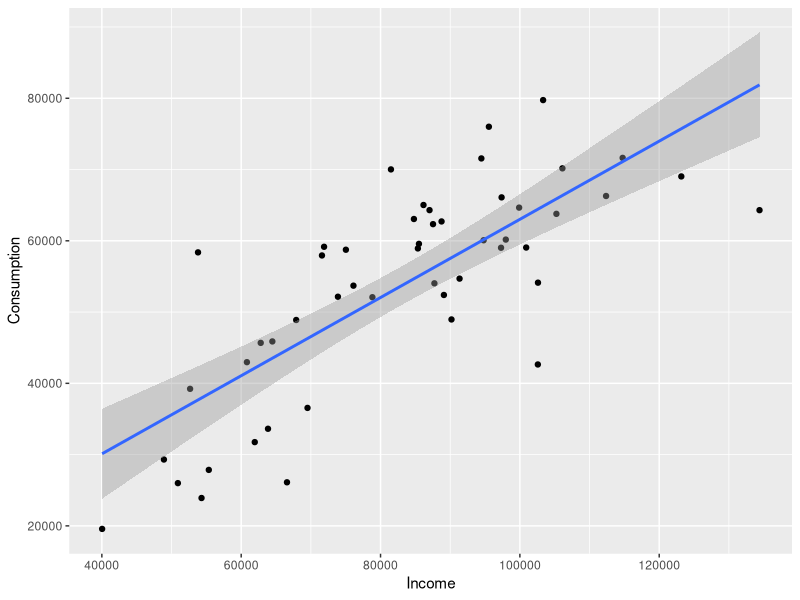
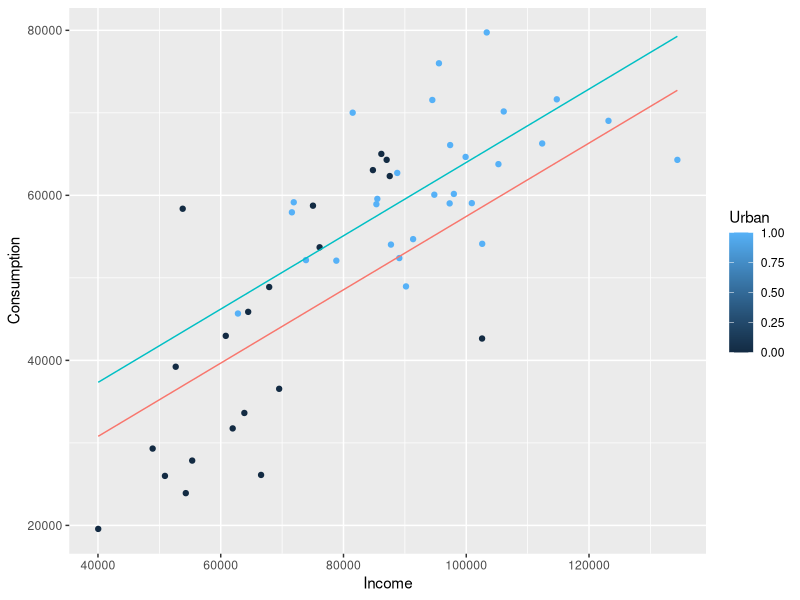
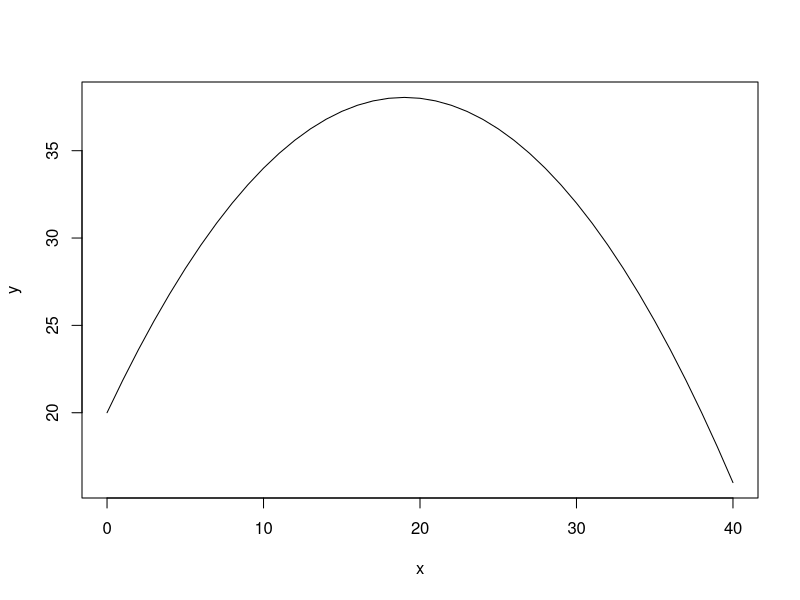
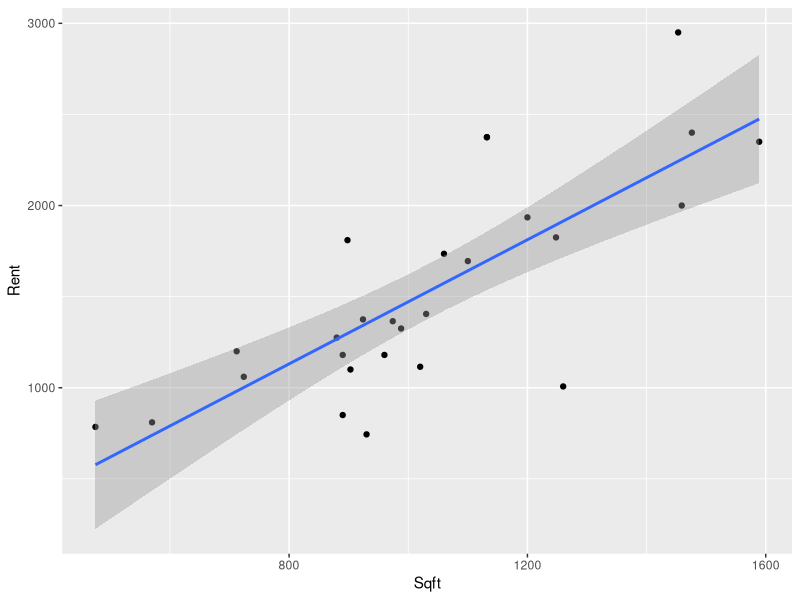
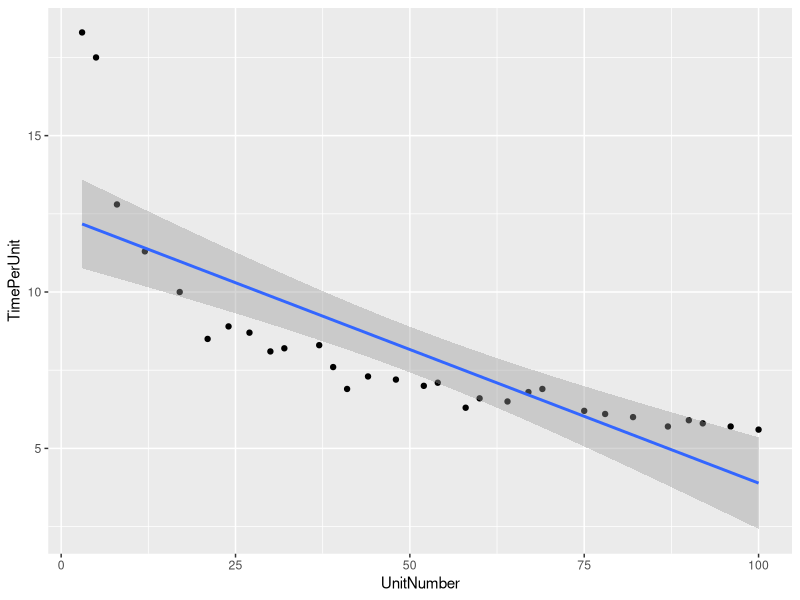
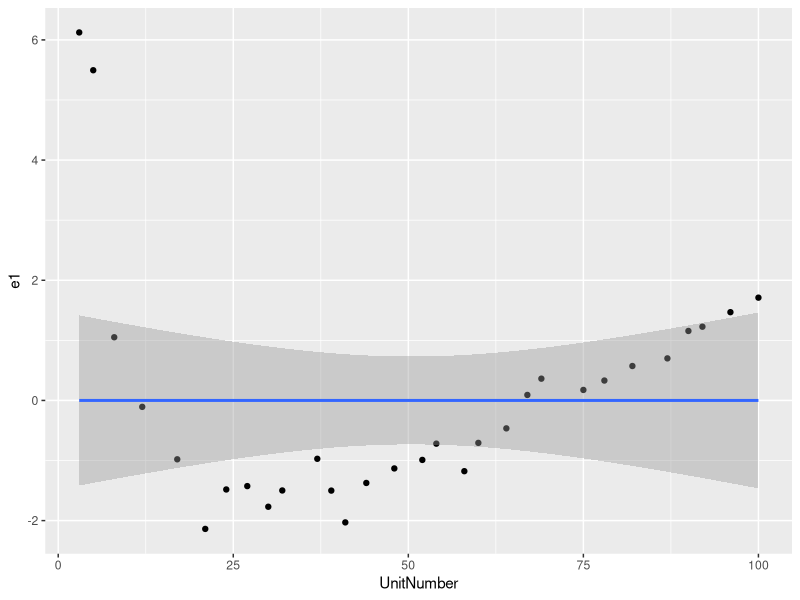
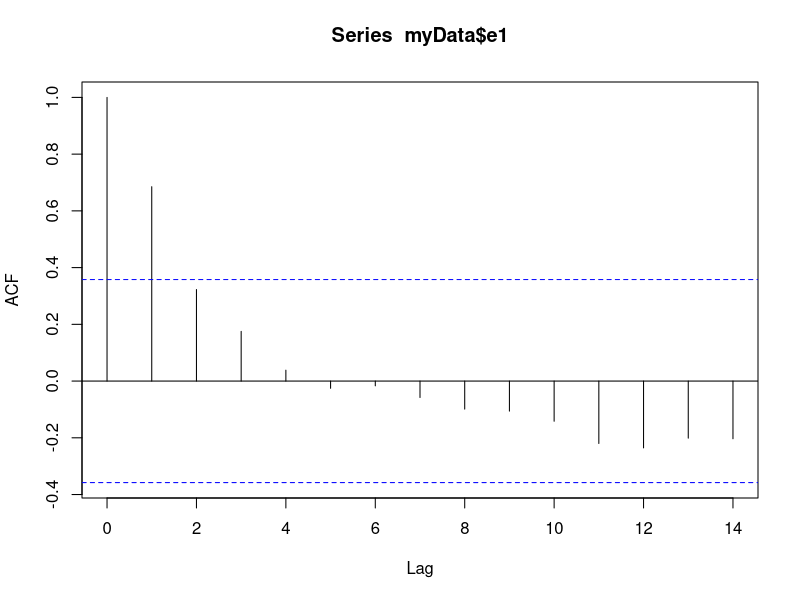
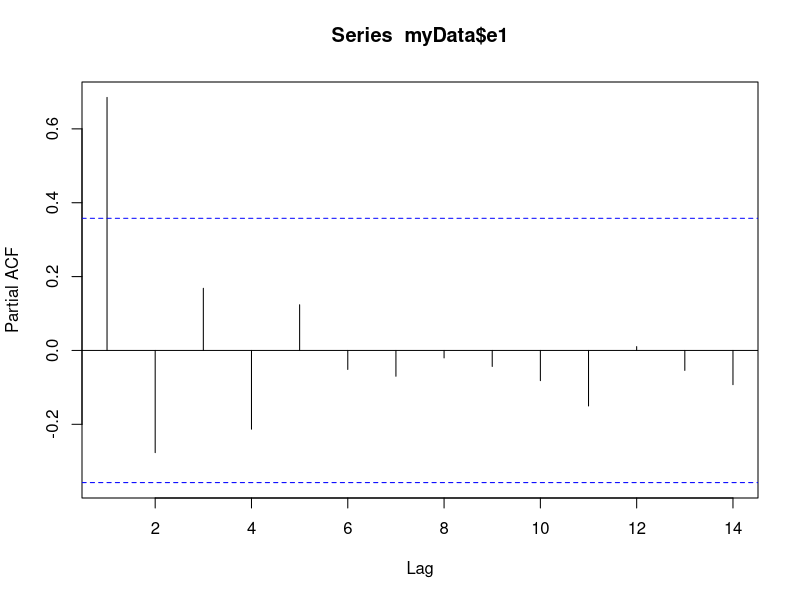

These charts were generated, in order, by the following R code:
## ---- chunk 1
library(ggplot2)
library(readxl)
setwd("C:/Users/timma/Documents/GitHub/FIN6572Fall2020/Problem Sets/Ch7")
## ---- chunk 2
myData = read_xlsx("Ch7_Q4_Data_File.xlsx")
## ---- chunk 3
Model1 <- lm(y ~ x + d1 + d2, data = myData)
summary(Model1)
## ---- chunk 4
Model2 <- lm(y ~ x + d1 + d2 + d1*d2, data = myData)
summary(Model2)
## ---- chunk 5
x = 20
d1 = 1
d2 = 0
Model1$coefficients[1] + Model1$coefficients[2]*x + Model1$coefficients[3]*d1 + Model1$coefficients[4]*d2
d2 = 1
Model1$coefficients[1] + Model1$coefficients[2]*x + Model1$coefficients[3]*d1 + Model1$coefficients[4]*d2
## ---- chunk 6
myData = read_xlsx("Ch7_Q9_Data_File.xlsx")
## ---- chunk 7
Model1 <- lm(Income~ Hours + Hot + Holiday, data = myData)
summary(Model1)
## ---- chunk 8
hours = 6
hot = 1
holiday = 1
Model1$coefficients[1] + Model1$coefficients[2]*hours + Model1$coefficients[3]*hot + Model1$coefficients[4]*holiday
holiday = 0
Model1$coefficients[1] + Model1$coefficients[2]*hours + Model1$coefficients[3]*hot + Model1$coefficients[4]*holiday
## ---- chunk 9
Model2 <- lm(Income ~ Hours + Hot + Holiday + Hot*Holiday, data = myData)
summary(Model2)
## ---- chunk 10
hours = 6
hot = 1
holiday = 1
Model2$coefficients[1] + Model2$coefficients[2]*hours + Model2$coefficients[3]*hot + Model2$coefficients[4]*holiday + Model2$coefficients[5]*hot*holiday
holiday = 0
Model2$coefficients[1] + Model2$coefficients[2]*hours + Model2$coefficients[3]*hot + Model2$coefficients[4]*holiday + Model2$coefficients[5]*hot*holiday
## ---- chunk 11
myData = read_xlsx("Ch7_Q11_Data_File.xlsx")
## ---- chunk 12
Model1 <- lm(Consumption ~ Income, data = myData)
summary(Model1)
income = 75000
Model1$coefficients[1] + Model1$coefficients[2]*income
ggplot(myData,aes(y=Consumption,x=Income))+geom_point()+geom_smooth(method="lm")
## ---- chunk 13
Model2 <- lm(Consumption ~ Income + Urban, data = myData)
summary(Model2)
equation1=function(x){coef(Model2)[1]+coef(Model2)[2]*x}
equation2=function(x){coef(Model2)[1]+coef(Model2)[2]*x+coef(Model2)[3]}
ggplot(myData,aes(y=Consumption,x=Income,color=Urban))+geom_point()+
        stat_function(fun=equation1,geom="line",color=scales::hue_pal()(2)[1])+
        stat_function(fun=equation2,geom="line",color=scales::hue_pal()(2)[2])
## ---- chunk 14
urban = 1
Model2$coefficients[1] + Model2$coefficients[2]*income + Model2$coefficients[3]*urban
urban = 0
Model2$coefficients[1] + Model2$coefficients[2]*income + Model2$coefficients[3]*urban
## ---- chunk 15
Model3 <- lm(Consumption ~ Income + Urban + Income*Urban, data = myData)
summary(Model3)
## ---- chunk 16
urban = 1
Model3$coefficients[1] + Model3$coefficients[2]*income + Model3$coefficients[3]*urban + Model3$coefficients[4]*income*urban
urban = 0
Model3$coefficients[1] + Model3$coefficients[2]*income + Model3$coefficients[3]*urban + Model3$coefficients[4]*income*urban
## ---- chunk 17
x = 0:40
y = 20 + 1.9*x - 0.05*x^2
plot(x,y,'l')
## ---- chunk 18
myData = read_xlsx("Ch7_Q33_Data_File.xlsx")
## ---- chunk 19
Model1 <- lm(Rent ~ Beds+Baths+Sqft, data = myData)
summary(Model1)
ggplot(myData,aes(y=Rent,x=Sqft))+geom_point()+geom_smooth(method="lm")
## ---- chunk 20
Model2 <- lm(log(Rent) ~ Beds+Baths+Sqft, data = myData)
summary(Model2)
## ---- chunk 21
bed = 3
bath = 2
size = 1500
Model1$coefficients[1] + Model1$coefficients[2]*bed + Model1$coefficients[3]*bath + Model1$coefficients[4]*size
SE<-summary(Model2)$sigma
exp(Model2$coefficients[1] + Model2$coefficients[2]*bed + Model2$coefficients[3]*bath + Model2$coefficients[4]*size + (SE^2/2))
## ---- chunk 22
Pred_lny<-predict(Model2)
Pred_y<-exp(Pred_lny+SE^2/2)
cor(myData$Rent, Pred_y)^2
## ---- chunk 23
myData = read_xlsx("Ch7_Q35_Data_File.xlsx")
names(myData)[1] = "TimePerUnit"
names(myData)[2] = "UnitNumber"
## ---- chunk 24
Model1 <- lm(TimePerUnit ~ UnitNumber, data = myData)
summary(Model1)
## ---- chunk 25
ggplot(myData,aes(y=TimePerUnit,x=UnitNumber))+geom_point()+geom_smooth(method="lm")
## ---- chunk 26
myData$e1 = resid(Model1)
ggplot(myData,aes(y=e1,x=UnitNumber))+geom_point()+geom_smooth(method="lm")
## ---- chunk 27
acf(myData$e1)
## ---- chunk 28
pacf(myData$e1)
## ---- chunk 29
Model2 <- lm(TimePerUnit ~ log(UnitNumber), data = myData)
summary(Model2)
ggplot(myData,aes(y=TimePerUnit,x=UnitNumber))+geom_point()+geom_smooth(method="lm",formula="y~log(x)")
myData$e2 = resid(Model2)
ggplot(myData,aes(y=e2,x=UnitNumber))+geom_point()+geom_smooth(method="lm",formula="y~log(x)")
acf(myData$e1)
pacf(myData$e1)
## ---- chunk 30
u = 50
t = Model2$coefficients[1] + Model2$coefficients[2]*log(u)
t
## ---- chunk 31
myData = read_xlsx("Ch7_Q37_Data_File.xlsx")
## ---- chunk 32
Model1 <- lm(log(Q) ~ log(L)+log(K), data = myData)
summary(Model1)
## ---- chunk 33
se <- sqrt(diag(vcov(Model1)))
tstat = (Model1$coefficients[2]-0.5)/se[2]
tstat
pval = 1-pt(tstat,nrow(myData)-1)
pval
## ---- chunk 34
myData = read_xlsx("Ch7_Q43_Data_File.xlsx")
## ---- chunk 35
Linear_Model <-lm(y ~ x1+x2, data =myData)
summary(Linear_Model)
## ---- chunk 36
ggplot(myData,aes(y=y,x=x1))+geom_point()+geom_smooth(method="lm")
## ---- chunk 37
x1 = 12
x2 = 8
Linear_Model$coefficients[1]+Linear_Model$coefficients[2]*x1+Linear_Model$coefficients[3]*x2
## ---- chunk 38
Logistic_Model <- glm(y ~ x1 + x2, family = binomial(link = logit), data = myData)
summary(Logistic_Model)
## ---- chunk 39
newdat <- data.frame(x1=seq(min(myData$x1), max(myData$x1),len=100))
newdat$x2 = mean(myData$x2)
newdat$y = predict(Logistic_Model, newdata=newdat, type="response")
plot(y~x1, data=myData)
lines(y ~ x1, newdat)
## ---- chunk 40
x1 = 12
x2 = 8
(exp(Logistic_Model$coefficients[1]+Logistic_Model$coefficients[2]*x1+Logistic_Model$coefficients[3]*x2))/(1+exp(Logistic_Model$coefficients[1]+Logistic_Model$coefficients[2]*x1+Logistic_Model$coefficients[3]*x2))
## ---- chunk 41
myData = read_xlsx("Ch7_Q56_Data_File.xlsx")
## ---- chunk 42
TData <- myData[1:30,]
VData <- myData[31:40,]
Model1 <- lm(y ~ x + d, data = TData)
summary(Model1)
Model2 <- lm(y ~ x + d + x*d, data = TData)
summary(Model2)
## ---- chunk 43
Pred1 <- predict(Model1, VData)
RMSE1 = sqrt(mean((VData$y-Pred1)^2))
Pred2 <- predict(Model2, VData)
RMSE2 = sqrt(mean((VData$y-Pred2)^2))
RMSE1
RMSE2
